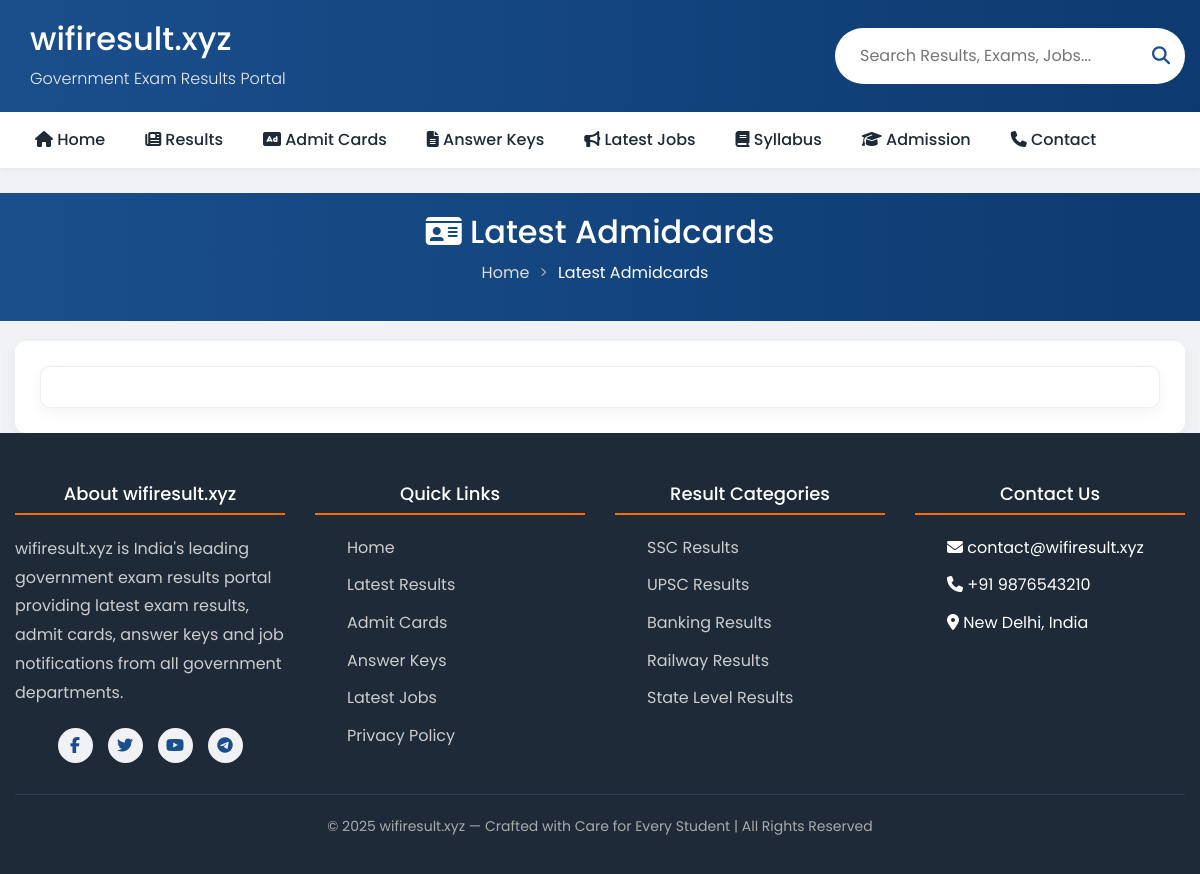
The page /admitcard/ on the database as committed earlier.
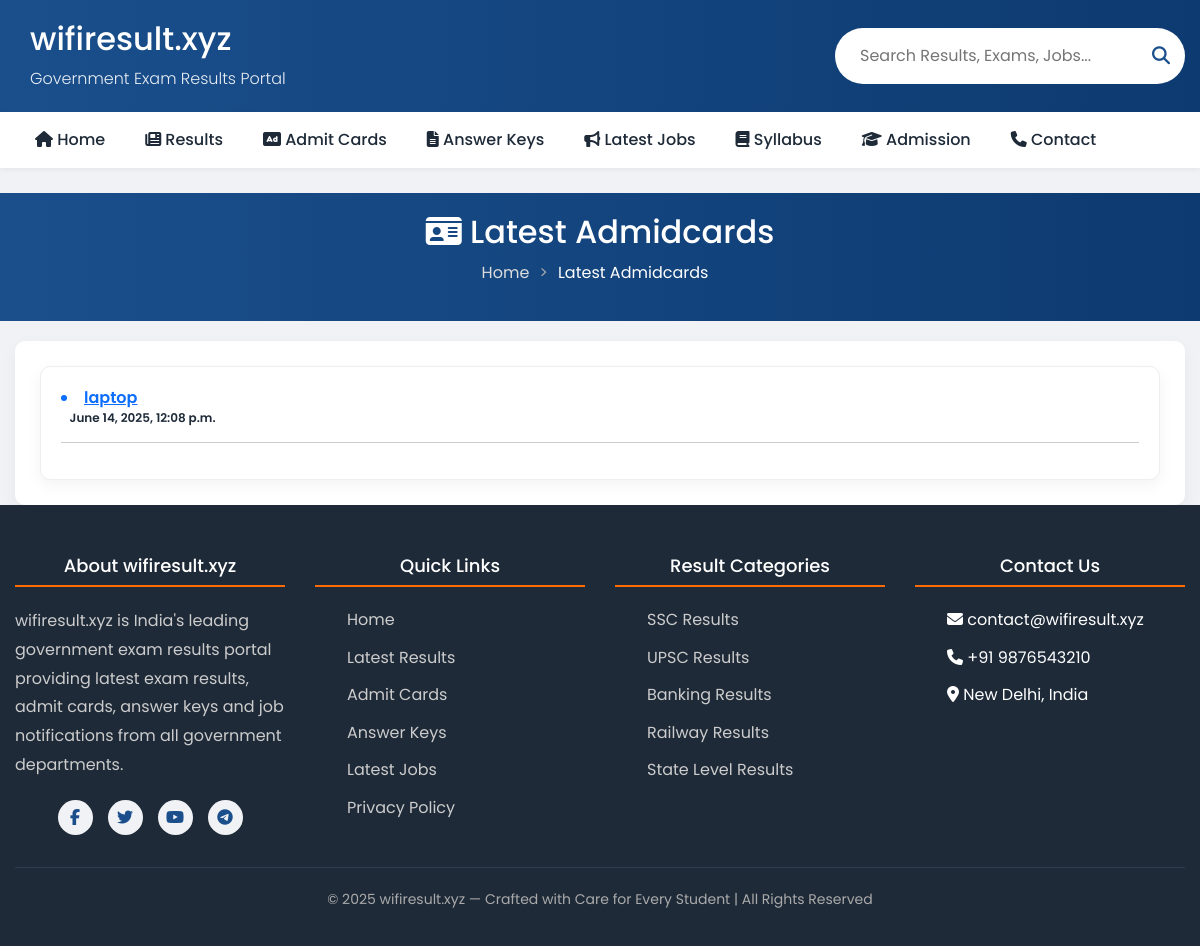
The same page on the database as committed later.
### wifiapp1/models.py (models this page shows, shortened)
class Admitcard(models.Model):
    title = models.CharField(max_length=400, blank=True, null=True)
    description = models.TextField(max_length=300, blank=True, null=True)
    keywords = models.TextField(max_length=300,blank=True, null=True)
    image = models.ImageField(upload_to='og_images/', blank=True, null=True, help_text="Open Graph image for social sharing")
    image_alt = models.CharField(max_length=255,blank=True,null=True,help_text="Alternate text for OG Image (used in og:image:alt)")
    updated_at = models.DateTimeField(auto_now=True)  # automatic on update
    post_date = models.CharField(max_length=100,blank=True, null=True)
    vacancy_info = RichTextField(blank=True, null=True)
    online_application_date= models.CharField(max_length=400,blank=True, null=True)
    online_last_date = models.CharField(max_length=100,blank=True, null=True)
    receipt_of_application = models.CharField(max_length=100,blank=True, null=True)
    last_date_fee = models.CharField(max_length=100,blank=True, null=True)
    correction_date = models.CharField(max_length=100,blank=True, null=True)
    exam_date = models.CharField(max_length=100,blank=True, null=True)
    exam_date1 = models.CharField(max_length=100,blank=True, null=True)
    exam_date2 = models.CharField(max_length=100,blank=True, null=True)
    exam_date3 = models.CharField(max_length=100,blank=True, null=True)
    admit_card_available = models.CharField(max_length=100,blank=True, null=True)
    answerkey_available_date = models.CharField(max_length=100,blank=True, null=True)
    result_available = models.CharField(max_length=100,blank=True, null=True)
    final_result_available = models.CharField(max_length=100,blank=True, null=True)
    applecation_fee= RichTextField(blank=True, null=True)
    vacancy_details = RichTextField(blank=True, null=True)
    eligibility_criteria=RichTextField(blank=True, null=True)
    selection_process= RichTextField(blank=True, null=True)
    important_information= RichTextField(blank=True, null=True)
    how_to_apply= RichTextField(blank=True, null=True)
    apply_online_link=models.URLField(blank=True, null=True)
    admitcard_link=models.URLField(blank=True, null=True)
    answerkeyI_link=models.URLField(blank=True, null=True)
    answerkeyII_link=models.URLField(blank=True, null=True)
    result_link=models.URLField(blank=True, null=True)
    resultI_link=models.URLField(blank=True, null=True)
    resultII_link=models.URLField(blank=True, null=True)
    result_final_link=models.URLField(blank=True, null=True)
    notification_link=models.URLField(blank=True, null=True)
    officialwebsite_link=models.URLField(blank=True, null=True)
    slug=models.SlugField(unique=True, blank=True)
    active = models.BooleanField(default=True)
    status = models.CharField(max_length=100, choices=STATUS_CHOICES, default='public')

### wifiapp1/views.py (the view)
# urls.py: path('admitcard/', views.admitcards, name='admitcards'),
def admitcards(request):
    admitcards=Admitcard.objects.all()
    return render(request, 'mainfile/admitcards.html', {'admitcards': admitcards})

### templates/mainfile/admitcards.html (shortened to what this page needs)
{% extends "basefile/base.html" %}
{% load static %}
{% block seo %}
    <link rel="stylesheet" href="https://cdnjs.cloudflare.com/ajax/libs/font-awesome/6.4.0/css/all.min.css">
    <link rel="stylesheet" href="{% static 'css/base.css' %}">
{% endblock seo %}
{% block body %}
    <section class="page-header">
        <div class="container">
            <h1 style="font-size:2rem;"> <i class="fas fa-id-card"></i> Latest Admidcards</h1>
            <ul class="breadcrumb">
                <li><a href="/">Home</a></li>
                <li>Latest Admidcards</li>
            </ul>
        </div>
    </section>
    <main class="container">
        <div class="results-layout">
            <section class="results-section">
                    <div class="result-card">
                        <div class="result-content">
                            {% for admitcard in admitcards reversed %}
                            <h3 class="result-title"> <a href="{{admitcard.slug}}" target="_blank"> <li class="fs-6">  {{ admitcard.title }}</li>
                             </a>   &nbsp;&nbsp;  <span class="result-date">{{admitcard.updated_at}}</span></h3><hr>
{% endfor %}
                        </div>
            </section>
        </div>
    </main>
{% endblock body %}

Rows that differ between the two databases and show on the page:
added Admitcard: title "laptop", updated_at "June 14, 2025, 12:08 p.m."
